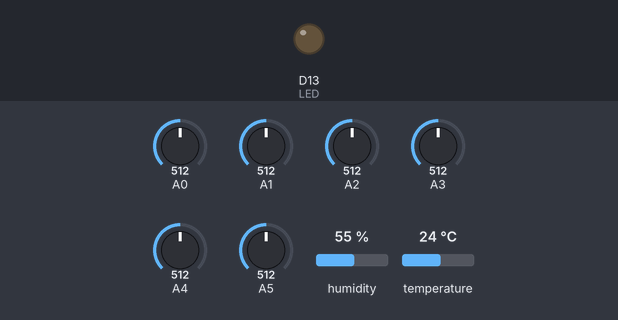
Bench run of a sketch on a simulated Arduino Due. Shown: output pins drawn as LEDs (lit = HIGH). Wiring (inferred from the names in the program): DHT11 sensor: data D11. The test bench sets the inputs (shaded band); at power-on: A0 = 512, A1 = 512, A2 = 512, A3 = 512, A4 = 512, A5 = 512, humidity 55 %, temperature 24 °C (analog values on the 0–1023 scale). No radio packets arrive unless stated; what the sketch prints to the serial monitor is not drawn.

Above: at 0.29 s.
At 8.88 s:
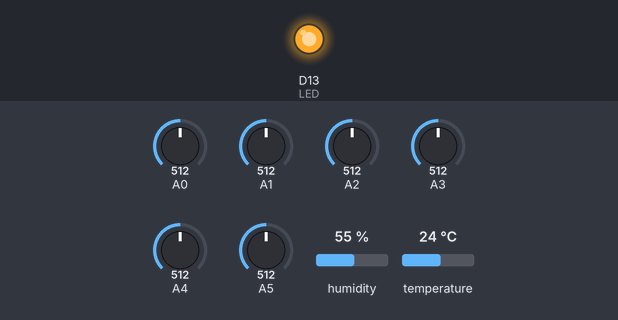
Timing chart, 0 to 11.0 s (numbered marks = the images above):
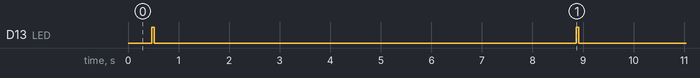

The sketch:

ada_m0_lora_json_tx_skyline_1.ino
```cpp
// Feather9x_TX
// -*- mode: C++ -*-
// Example sketch showing how to create a simple messaging client (transmitter)
// with the RH_RF95 class. RH_RF95 class does not provide for addressing or
// reliability, so you should only use RH_RF95 if you do not need the higher
// level messaging abilities.
// It is designed to work with the other example Feather9x_RX

// Send voltage
// https://learn.adafruit.com/adafruit-feather-m0-adalogger/power-management

#include <SPI.h>
#include <RH_RF95.h>
#include "DHT.h"
#include <ArduinoJson.h>

#define DHTPIN 11
#define DHTTYPE DHT22   // DHT 22  (AM2302), AM2321
DHT dht(DHTPIN, DHTTYPE);

#define DEVID 6

#define RESOLUTION 4096

  // for feather m0
#define RFM95_CS 8
#define RFM95_RST 4
#define RFM95_INT 3


// Change to 434.0 or other frequency, must match RX's freq!
//#define RF95_FREQ 915.0
#define RF95_FREQ 868.0


// Singleton instance of the radio driver
RH_RF95 rf95(RFM95_CS, RFM95_INT);

// Blinky on receipt
#define LED 13

// Voltage PIN
#define VBATPIN A7


void setup()
{

dht.begin(); //begin the humidity tester


    analogReadResolution(12); // on M0 only ..


  pinMode(LED, OUTPUT);
  //pinMode(RFM95_RST, OUTPUT);
  //digitalWrite(RFM95_RST, HIGH);

//  while (!Serial);
  Serial.begin(9600);
  delay(100);

  Serial.println(" LoRa TX Test!");


 // manual reset
  digitalWrite(RFM95_RST, LOW);
  delay(10);
  digitalWrite(RFM95_RST, HIGH);
  delay(10);


  while (!rf95.init()) {
    Serial.println("LoRa radio init failed");
    while (1);
  }
  Serial.println("LoRa radio init OK!");

  // Defaults after init are 434.0MHz, modulation GFSK_Rb250Fd250, +13dbM
  if (!rf95.setFrequency(RF95_FREQ)) {
    Serial.println("setFrequency failed");
    while (1);
  }
  Serial.print("Set Freq to: "); Serial.println(RF95_FREQ);

  // Defaults after init are 434.0MHz, 13dBm, Bw = 125 kHz, Cr = 4/5, Sf = 128chips/symbol, CRC on

  // The default transmitter power is 13dBm, using PA_BOOST.
  // If you are using RFM95/96/97/98 modules which uses the PA_BOOST transmitter pin, then
  // you can set transmitter powers from 5 to 23 dBm:
  rf95.setTxPower(23, false);
}

int16_t packetnum = 0;  // packet counter, we increment per xmission

void loop()
{


// humidity sensor

// Reading temperature or humidity takes about 250 milliseconds!
  // Sensor readings may also be up to 2 seconds 'old' (its a very slow sensor)
  float h = dht.readHumidity();
  // Read temperature as Celsius (the default)
  float t = dht.readTemperature();

  // Check if any reads failed and exit early (to try again).
  if (isnan(h) || isnan(t)) {
    Serial.println("Failed to read from DHT sensor!");
    return;
  }

  float a0= analogRead(A0);
  float a1= analogRead(A1);
  float a2 = analogRead(A2);
  float a3 = analogRead(A3);
  float a4 = analogRead(A4);
  float a5 = analogRead(A5);


  StaticJsonBuffer<200> jsonBuffer;
  JsonObject& root = jsonBuffer.createObject();
  root["id"] = DEVID;
  root["packetnum"] = packetnum;
  JsonObject& data = root.createNestedObject("data");
  data["temp"] = double_with_n_digits(t,2);
  data["humidity"] = double_with_n_digits(h,2);
  data["A0"] = analogRead(A0);
  data["A1"] = analogRead(A1);
  data["A2"] = analogRead(A2);
  data["A3"] = analogRead(A3);
  data["A4"] = analogRead(A4);
  data["A5"] = analogRead(A5);

  char buf[251];
  root.printTo(buf, sizeof(buf));
  buf[sizeof(buf)-1] = 0;

  Serial.print("Sending "); Serial.println(buf);


  rf95.send((uint8_t *)buf, sizeof(buf));


  Serial.println("Waiting for packet to complete..."); delay(10);

  rf95.waitPacketSent();

  packetnum++; // update the packet number


     digitalWrite(LED,HIGH);
    delay(50);
    digitalWrite(LED, LOW);

  delay(8000);

}
```

DHT.h
```cpp
// (licence header left out)
#ifndef DHT_H
#define DHT_H

#if ARDUINO >= 100
 #include "Arduino.h"
#else
 #include "WProgram.h"
#endif


// Uncomment to enable printing out nice debug messages.
//#define DHT_DEBUG

// Define where debug output will be printed.
#define DEBUG_PRINTER Serial

// Setup debug printing macros.
#ifdef DHT_DEBUG
  #define DEBUG_PRINT(...) { DEBUG_PRINTER.print(__VA_ARGS__); }
  #define DEBUG_PRINTLN(...) { DEBUG_PRINTER.println(__VA_ARGS__); }
#else
  #define DEBUG_PRINT(...) {}
  #define DEBUG_PRINTLN(...) {}
#endif

// Define types of sensors.
#define DHT11 11
#define DHT22 22
#define DHT21 21
#define AM2301 21


class DHT {
  public:
   DHT(uint8_t pin, uint8_t type, uint8_t count=6);
   void begin(void);
   float readTemperature(bool S=false, bool force=false);
   float convertCtoF(float);
   float convertFtoC(float);
   float computeHeatIndex(float temperature, float percentHumidity, bool isFahrenheit=true);
   float readHumidity(bool force=false);
   boolean read(bool force=false);

 private:
  uint8_t data[5];
  uint8_t _pin, _type;
  #ifdef __AVR
    // Use direct GPIO access on an 8-bit AVR so keep track of the port and bitmask
    // for the digital pin connected to the DHT.  Other platforms will use digitalRead.
    uint8_t _bit, _port;
  #endif
  uint32_t _lastreadtime, _maxcycles;
  bool _lastresult;

  uint32_t expectPulse(bool level);

};

class InterruptLock {
  public:
   InterruptLock() {
    noInterrupts();
   }
   ~InterruptLock() {
    interrupts();
   }

};

#endif
```

Measured:
- by itself, D13 (LED): alternates HIGH for 0.05 s and LOW for 8.3 s
